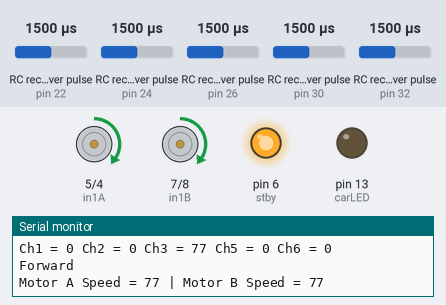
Bench run of a sketch on a simulated Arduino Mega 2560, built with avr-gcc and run on an emulated ATmega2560. Shown: motor-driver pin pairs drawn as motors (green arrow = first pin HIGH = forward, orange = second pin HIGH = backward, longer = more drive, scaled by the enable pin, stopped while the standby pin is LOW), output pins drawn as LEDs (lit = HIGH), the last lines printed to the serial monitor. Wiring (inferred from the names in the program): 5 × RC receiver channel: data pin 22 / data pin 24 / data pin 26 / data pin 30 / data pin 32. The test bench sets the inputs (shaded band); at power-on: RC receiver pulse (sensors on pin 24, pin 32, pin 30, pin 26, pin 22) 1500 µs.

Above: at 3.2 s.
3.3 s: RC receiver pulse (sensor on pin 24) set to 1491 µs
At 4.5 s:
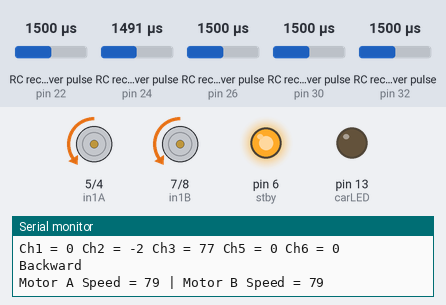
4.8 s: RC receiver pulse (sensor on pin 32) set to 1518 µs
At 6.0 s:
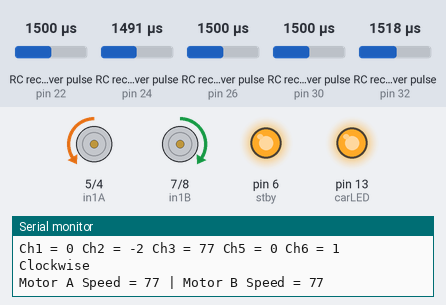
6.3 s: RC receiver pulse (sensor on pin 30) set to 1481 µs
At 6.7 s:
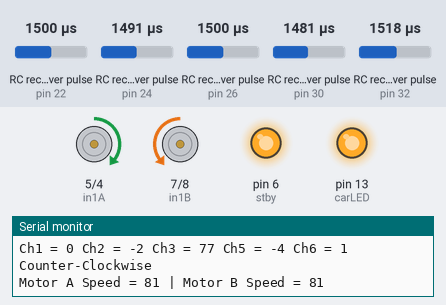
7.8 s: RC receiver pulse (sensor on pin 26) set to 1020 µs
At 8.6 s:
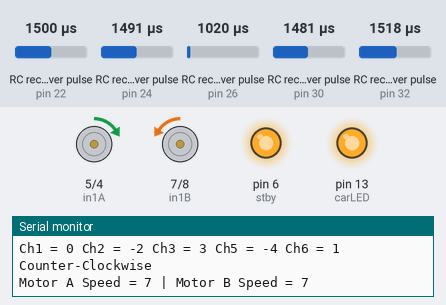
9.3 s: RC receiver pulse (sensor on pin 26) set to 1980 µs
At 10.5 s:
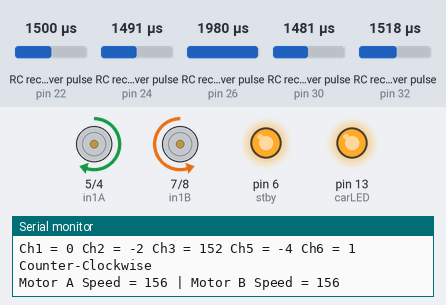
10.8 s: RC receiver pulse (sensor on pin 30) set to 1020 µs
At 11.8 s:
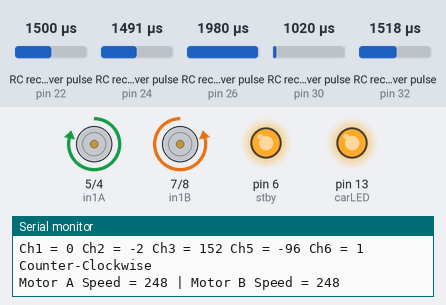
Timing chart, 0 to 13.3 s (numbered marks = the images above; inputs shaded):
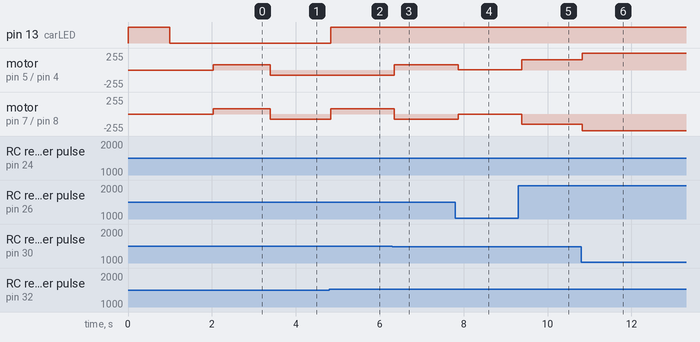

Measured:
- the behaviour switches between 1499 and 1498 µs on RC receiver pulse (sensor on pin 24) (found by bisection; images 0 and 1)
- the behaviour switches between 1508 and 1509 µs on RC receiver pulse (sensor on pin 32) (found by bisection; images 1 and 2)
- the behaviour switches between 1499 and 1498 µs on RC receiver pulse (sensor on pin 30) (found by bisection; images 2 and 3)
- after the input at 3.3 s, motor on pin 5 (in1A) / pin 4 (in2A), motor on pin 7 (in1B) / pin 8 (in2B): forward 77/255 → backward 79/255 after 0.09 s
- after the input at 4.8 s, pin 13 (carLED): LOW → HIGH at once; motor on pin 5 (in1A) / pin 4 (in2A): backward 79/255 → backward 77/255 at once; motor on pin 7 (in1B) / pin 8 (in2B): backward 79/255 → forward 77/255 at once
- after the input at 6.3 s, motor on pin 5 (in1A) / pin 4 (in2A): backward 77/255 → forward 81/255 after 0.05 s; motor on pin 7 (in1B) / pin 8 (in2B): forward 77/255 → backward 81/255 after 0.05 s
- after the input at 7.8 s, motor on pin 5 (in1A) / pin 4 (in2A): forward 81/255 → forward 7/255 after 0.07 s; motor on pin 7 (in1B) / pin 8 (in2B): backward 81/255 → backward 7/255 after 0.07 s
- after the input at 9.3 s, motor on pin 5 (in1A) / pin 4 (in2A): forward 7/255 → forward 156/255 after 0.09 s; motor on pin 7 (in1B) / pin 8 (in2B): backward 7/255 → backward 156/255 after 0.09 s
- after the input at 10.8 s, motor on pin 5 (in1A) / pin 4 (in2A): forward 156/255 → forward 248/255 at once; motor on pin 7 (in1B) / pin 8 (in2B): backward 156/255 → backward 248/255 at once

The sketch:

PWM_car.ino
```cpp
// Channel Values
int rcCH1 = 0; // Left - Right
int rcCH2 = 0; // Forward - Reverse
int rcCH3 = 0; // Acceleration
int rcCH5 = 0; // Spin Control
bool rcCH6 = 0; // Mode Control

// LED Connection
#define carLED 13

// Motor A Control Connections
#define pwmA 3
#define in1A 5
#define in2A 4

// Motor B Control Connections
#define pwmB 9
#define in1B 7
#define in2B 8

// Define PWM pins
#define CH1 22
#define CH2 24
#define CH3 26
#define CH4 28
#define CH5 30  // CH5 currently unused
#define CH6 32

// TB6612FNG Standby Pin
#define stby 6

// Motor Speed Values - Start at zero
int MotorSpeedA = 0;
int MotorSpeedB = 0;

// Motor Direction Values - 0 = backward, 1 = forward
int MotorDirA = 1;
int MotorDirB = 1;

// Control Motor A
void mControlA(int mspeed, int mdir) {

  // Determine direction
  if (mdir == 0) {
    // Motor backward
    digitalWrite(in1A, LOW);
    digitalWrite(in2A, HIGH);
  } else {
    // Motor forward
    digitalWrite(in1A, HIGH);
    digitalWrite(in2A, LOW);
  }

  // Control motor
  analogWrite(pwmA, mspeed);

}

// Control Motor B
void mControlB(int mspeed, int mdir) {

  // Determine direction
  if (mdir == 0) {
    // Motor backward
    digitalWrite(in1B, LOW);
    digitalWrite(in2B, HIGH);
  } else {
    // Motor forward
    digitalWrite(in1B, HIGH);
    digitalWrite(in2B, LOW);
  }

  // Control motor
  analogWrite(pwmB, mspeed);

}

// Read the number of a given channel and convert to the range provided.
// If the channel is off, return the default value
int readChannel(int channelInput, int minLimit, int maxLimit, int defaultValue){
  int ch = pulseIn(channelInput, HIGH, 30000);
  if (ch < 100) return defaultValue;
  return map(ch, 1000, 2000, minLimit, maxLimit);
}

// Read the channel and return a boolean value
bool readSwitch(byte channelInput, bool defaultValue){
  int intDefaultValue = (defaultValue)? 100: 0;
  int ch = readChannel(channelInput, 0, 100, intDefaultValue);
  return (ch > 50);
}

void setup()

{

  // Start serial monitor for debugging
  Serial.begin(115200);

  // Set all the motor control pins to outputs

  pinMode(pwmA, OUTPUT);
  pinMode(pwmB, OUTPUT);
  pinMode(in1A, OUTPUT);
  pinMode(in2A, OUTPUT);
  pinMode(in1B, OUTPUT);
  pinMode(in2B, OUTPUT);
  pinMode(stby, OUTPUT);

  pinMode(CH1, INPUT);
  pinMode(CH2, INPUT);
  pinMode(CH3, INPUT);
  pinMode(CH4, INPUT);
  pinMode(CH5, INPUT);
  pinMode(CH6, INPUT);

  // Set LED pin as output
  pinMode(carLED, OUTPUT);

  // Keep motors on standby for two seconds & flash LED
  digitalWrite(stby, LOW);
  digitalWrite(carLED, HIGH);
  delay (1000);
  digitalWrite(carLED, LOW);
  delay (1000);
  digitalWrite(stby, HIGH);

}

void loop() {

  // Get RC channel values
  rcCH1 = readChannel(CH1, -100, 100, 0);
  rcCH2 = readChannel(CH2, -100, 100, 0);
  rcCH3 = readChannel(CH3, 0, 155, 0);
  rcCH5 = readChannel(CH5, -100, 100, 0);
  rcCH6 = readSwitch(CH6, false);

  // Print values to serial monitor for debugging
  Serial.print("Ch1 = ");
  Serial.print(rcCH1);

  Serial.print(" Ch2 = ");
  Serial.print(rcCH2);

  Serial.print(" Ch3 = ");
  Serial.print(rcCH3);

  Serial.print(" Ch5 = ");
  Serial.print(rcCH5);

  Serial.print(" Ch6 = ");
  Serial.println(rcCH6);

  // Set speeds with channel 3 value
  MotorSpeedA = rcCH3;
  MotorSpeedB = rcCH3;

  // Set Mode with channel 6 value
  if (rcCH6) {
    // Spin Mode

    // Turn on LED
    digitalWrite(carLED, HIGH);

    // Get Direction from channel 5 value
    if (rcCH5 >= 0) {
      //Clockwise
      MotorDirA = 0;
      MotorDirB = 1;
      Serial.println("Clockwise");
    } else {
      //Counter-Clockwise
      MotorDirA = 1;
      MotorDirB = 0;
      Serial.println("Counter-Clockwise");
    }

    // Add 'Motorspeed' to channel 5 value
    MotorSpeedA = MotorSpeedA + abs(rcCH5);
    MotorSpeedB = MotorSpeedB + abs(rcCH5);

  } else {
    // Normal Mode

    // Turn off LED
    digitalWrite(carLED, LOW);

    // Set forward/backward direction with channel 2 value
    if (rcCH2 >= 0) {
      //Forward
      MotorDirA = 1;
      MotorDirB = 1;
      Serial.println("Forward");
    } else {
      //Backward
      MotorDirA = 0;
      MotorDirB = 0;
      Serial.println("Backward");
    }

    // Add channel 2 speed
    MotorSpeedA = MotorSpeedA + abs(rcCH2);
    MotorSpeedB = MotorSpeedB + abs(rcCH2);

    // Set left/right offset with channel 1 value
    MotorSpeedA = MotorSpeedA - rcCH1;
    MotorSpeedB = MotorSpeedB + rcCH1;

  }

  // Ensure that speeds are between 0 and 255
  MotorSpeedA = constrain(MotorSpeedA, 0, 255);
  MotorSpeedB = constrain(MotorSpeedB, 0, 255);

  //Drive Motors
  mControlA(MotorSpeedA, MotorDirA);
  mControlB(MotorSpeedB, MotorDirB);

  // Print speed values to serial monitor for debugging
  Serial.print("Motor A Speed = ");
  Serial.print(MotorSpeedA);
  Serial.print(" | Motor B Speed = ");
  Serial.println(MotorSpeedB);

  // Slight delay
  delay(50);

}
```
